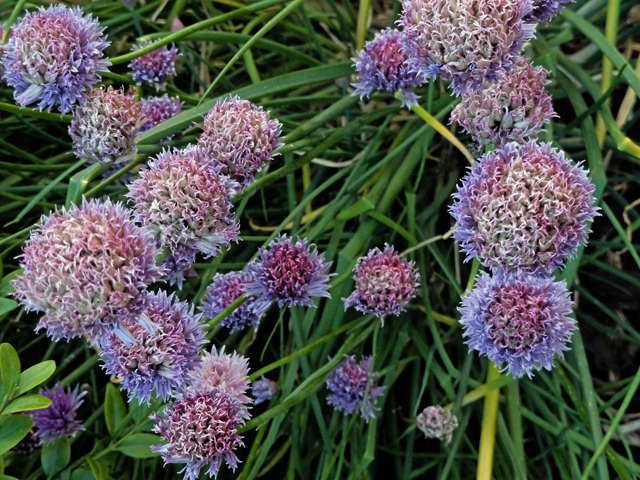
//> input picture Images/Flowers_target.jpg, 640 x 480 px
$ ./Main   (built with g++ and OpenCV 4)
//> lines starting //> are read from the running program, lines starting //| are printed output that depends on the picture; after the words box and inside, x2 and y2 are one past the last pixel; in counts of white or black regions, pixels touching at a corner belong together
//*** IMPLEMENTATION OF A FURTHER ENHANCED ADAPTATION
//*** OF THE REINHARD COLOUR TRANSFER METHOD.
//    See 'main' routine for further details.
//
// Copyright © Terry Johnson, January 2020
// Revised 27/05/2021 (Version 5)
// https://github.com/TJCoding

#include <opencv2/highgui/highgui.hpp>
#include <opencv2/photo/photo.hpp>

// Declare functions
cv::Mat CoreProcessing(cv::Mat targetf, cv::Mat sourcef,
                       float CrossCovarianceLimit,
                       int   ReshapingIterations,
                       float ShaderVal);
cv::Mat adjust_covariance(cv::Mat Lab[3], cv::Mat sLab[3],
                          float covLim);
cv::Mat ChannelCondition(cv::Mat tChan, cv::Mat sChan);
cv::Mat SaturationProcessing(cv::Mat targetf, cv::Mat savedtf,
                             float SatVal);
cv::Mat FullShading(cv::Mat targetf, cv::Mat savedtf, cv::Mat sourcef,
                    bool ExtraShading, float ShadeVal);
cv::Mat FinalAdjustment(cv::Mat targetf, cv::Mat savedtf,
                        float TintVal, float ModifiedVal);
cv::Mat convertTolab  (cv::Mat input);
cv::Mat convertFromlab(cv::Mat input);


int main(int argc, char *argv[])
{
//  Transfers the colour distribution from the source image to the
//  target image by matching the mean and standard deviation and
//  the colour cross correlation in the L-alpha-beta colour space.
//  Additional image refinement options are also provided.

//	The implementation is an enhancement of a method described in
//  "Color Transfer between Images" paper by Reinhard et al., 2001,
//  but with additional processing options as follows.

// PROCESSING OPTIONS

//  OPTION 1
//  There is an option to match the cross correlation between
//  the colour channels 'alpha' and 'beta'.  Full matching, no
//  matching or restricted matching may be specified.
//  (See the note at the end of the code).

//  OPTION 2
//  There is an option to further match the distribution of the
//  target 'alpha' and 'beta' colour channels to the corresponding
//  source channels by iteratively adjusting the higher order
//  characteristics of the channel data (skewness and kurtosis)
//  in addition to matching the mean and standard deviation values.
//  The number of iterative adjustments can be specified for this
//  'reshaping' option. A zero value specifies no reshaping processing
//  and a non-zero value specifies the total number of reshaping
//  iterations to be implemented.

//  OPTION 3
//  There is an option to pare back excess colour saturation
//  resulting from the colour transfer processing.

//  OPTION 4
//  There is an option to retain the shading of the target image
//  so that the processing is implemented as a pure colour transfer
//  or to adopt the shading of the source image or to select an
//  intermediate shading.

//  OPTION 5
//  There is an option to further adjust the shading of the output
//  image to match the target image, the source image or an
//  intermediate image (as selected under Option 4) by directly
//  matching distributions in the corresponding grey shade images.

//  OPTION 6
//  There is an option to modify the colour tint of the final image.

//  OPTION 7
//  There is an option to mix the final image with the initial image,
//  so that only part modification occurs.

// ##########################################################################
// #######################  PROCESSING SELECTIONS  ##########################
// ##########################################################################
    // Select the processing options in accordance with the
    // preceding descriptions.

    float CrossCovarianceLimit     = 0.5;    // Option 1 (Default is '0.5')
    int   ReshapingIterations      = 1;      // Option 2 (Default is '1')
    float PercentSaturationShift   = -1.0;   // Option 3 (Default is -1.0)
    float PercentShadingShift      = 50.0;   // Option 4 (Default is 50.0)
    bool  ExtraShading             = true;   // Option 5 (Default is 'true')
    float PercentTint              = 100.0;  // Option 6 (Default is 100.0)
    float PercentModified          = 100.0;  // Option 7 (Default is 100.0)

   //  Setting CrossCovarianceLimit to 0.0 inhibits cross covariance processing.
   //  Setting ReshapingIterations to 0, inhibits reshaping processing.
   //  Setting PercentShadingShift to 0, retains the target image saturation.
   //  Setting PercentShadingShift to 0, retains the target image shading.
   //  Setting ExtraShading to 'false' reverts to simple shading.
   //  Setting PercentTint to '0', gives a monochrome image.
   //  Setting PercentModified to '0', retains the target image in full.

   //  For each of the percentage parameters, defined above, a setting of '100'
   //  allows the full processing effect.  A setting of '0' suppresses the
   //  particular processing effect. Intermediate values give an intermediate outcome
   //  Percentages below '0' or above '100' are permitted although the outcome
   //  may not always be pleasing. (See note below for saturation shift.)
   //
   // Note:
   // If a negative percentage is set for saturation shift, then the actual
   // percentage is determined automatically from the image properties.


   // Specify the image files that are to be processed,
   // where 'source image' provides the colour scheme
   // that is to be applied to 'target image'.

    std::string targetname = "images/Flowers_target.jpg";
    std::string sourcename = "images/Flowers_source.jpg";

// ###########################################################################
// ###########################################################################
// ###########################################################################

    // Read in the images and convert to floating point,
    // saving a copy of the target image for later.
    cv::Mat target = cv::imread(targetname, 1);
//> target is the input picture: 480 rows x 640 cols, CV_8UC3; mean B, G, R 76.1, 84.1, 79.1
    cv::Mat source = cv::imread(sourcename, 1);
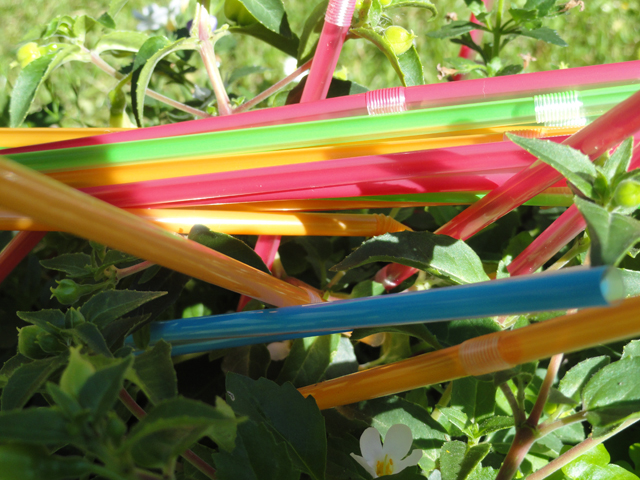
//> input picture Images/Flowers_source.jpg, 640 x 480 px
//> source is the input picture: 480 rows x 640 cols, CV_8UC3; mean B, G, R 69.1, 115.7, 121.8

    cv::Mat targetf(target.size(),CV_32FC3);
    cv::Mat sourcef(source.size(),CV_32FC3);
    target.convertTo(targetf, CV_32FC3, 1.0/255.f);
    source.convertTo(sourcef, CV_32FC3, 1.0/255.f);
    cv::Mat savedtf=targetf.clone();

    // Implement augmented "Reinhard Processing" in
    // L-alpha-beta colour space.
    targetf=CoreProcessing(targetf, sourcef, CrossCovarianceLimit,
                           ReshapingIterations,
                           PercentShadingShift/100.0);
//> in convertTolab, `cv::transform(img_RGBf, img_lms, RGB_to_LMS);`: RGB_to_LMS = [[0.381, 0.578, 0.0402], [0.197, 0.724, 0.0782], [0.0241, 0.129, 0.844]]
//> in convertTolab, `cv::transform(img_lms, img_lab, LMS_to_lab);`: LMS_to_lab = [[0.577, 0.577, 0.577], [0.408, 0.408, -0.816], [0.707, -0.707, 0]]
//> in convertTolab (call 2), `cv::transform(img_lms, img_lab, LMS_to_lab);`:
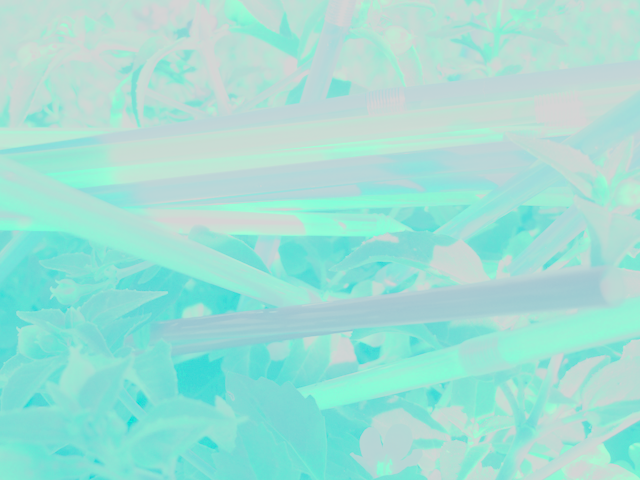
//> img_lab: 480 rows x 640 cols, CV_32FC3; mean R, G, B -0.891, 0.182, 0.00606; drawn with min black and max white
//> in CoreProcessing, `cv::meanStdDev(targetf, tmean, tdev);`: tmean = Scalar(-1.19, 0.0711, -0.00652); tdev = Scalar(0.87, 0.132, 0.0187)
//> in CoreProcessing, `cv::meanStdDev(sourcef, smean, sdev);`: smean = Scalar(-0.891, 0.182, 0.00606); sdev = Scalar(0.555, 0.151, 0.0302)
//> after the loop in CoreProcessing, `while (jcount>ceil((ReshapingIterations+1)/2))`: jcount = 1
//> in adjust_covariance, `temp2=cv::mean(temp1);`: temp2 = Scalar(-0.493)
//> in adjust_covariance, `tcrosscorr =temp2[0];`: tcrosscorr = -0.493
//> in adjust_covariance, `cv::multiply(sLab[1],sLab[2],temp1);`:
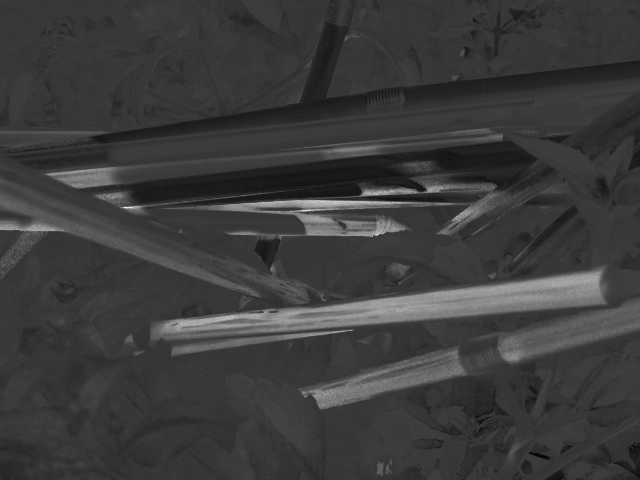
//> temp1: 480 rows x 640 cols, CV_32FC1; min -3.31, max 12.07, mean 0.338; drawn with min black and max white
//> in adjust_covariance, `temp2=cv::mean(temp1);`: temp2 = Scalar(0.338)
//> in adjust_covariance, `scrosscorr =temp2[0];`: scrosscorr = 0.338
//> in adjust_covariance, `W1= 0.5*sqrt((1+scrosscorr)/(1+tcrosscorr)) +0.5*sqrt((1-scrosscorr)/(..`: W1 = 1.15
//> in adjust_covariance, `W2= 0.5*sqrt((1+scrosscorr)/(1+tcrosscorr)) -0.5*sqrt((1-scrosscorr)/(..`: W2 = 0.479
//> the loop in CoreProcessing, `while (jcount>0)` made 1 pass
//> pass 1, in ChannelCondition, `cv::threshold(sChan,mask,0,1,CV_THRESH_BINARY);`:
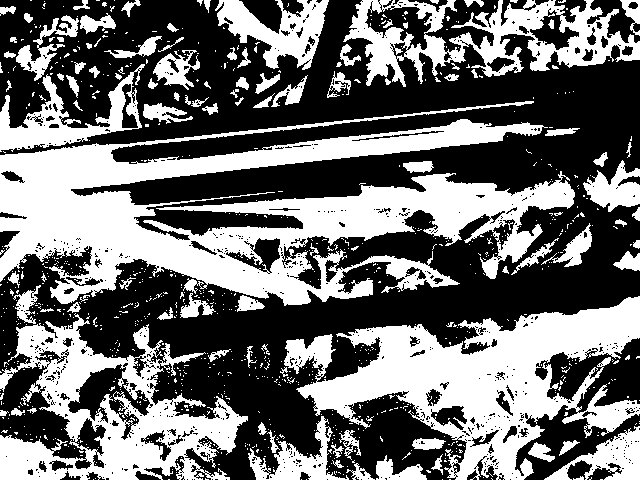
//> mask: 480 rows x 640 cols, CV_32FC1; values 0 (black) and 1 (white), 43.2% white; 888 white regions (787 under 20 px), largest, box (x1, y1, x2, y2) and area: (0, 101, 575, 306) 48484, (284, 296, 640, 480) 27529, (0, 313, 248, 480) 17482
//> pass 1, in ChannelCondition, `smeanU=mean(WU.mul(ChanU),mask)/wmean[0];`:
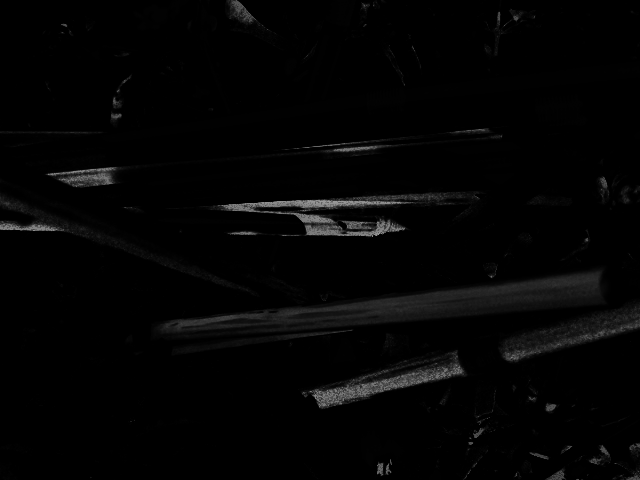
//> ChanU: 480 rows x 640 cols, CV_32FC1; min 1.85e-21, max 157, mean 4.4
//> pass 1, in ChannelCondition, `cv::threshold(Chan,mask,0,1,CV_THRESH_BINARY);`:
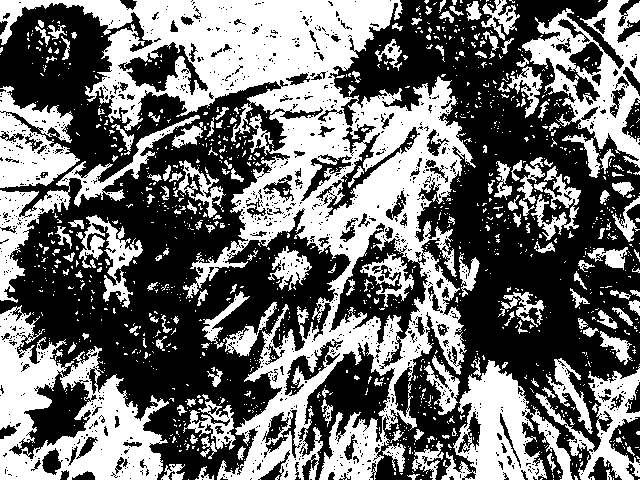
//> mask: 480 rows x 640 cols, CV_32FC1; values 0 (black) and 1 (white), 43.6% white; 1292 white regions (1115 under 20 px), largest, box (x1, y1, x2, y2) and area: (0, 0, 476, 480) 64554, (0, 305, 169, 480) 13640, (522, 0, 640, 168) 7719
//> after the loop in CoreProcessing, `while (jcount>0)`: jcount = 0
//> in CoreProcessing, `Lab[1]=Lab[1]*sdev[1]+smean[1];`:
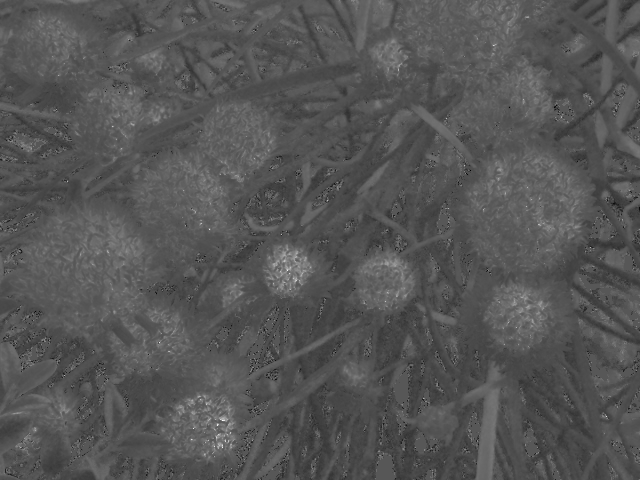
//> Lab[2]: 480 rows x 640 cols, CV_32FC1; min -6.39, max 12.63, mean -8.74e-09; drawn with min black and max white
//> (the rest of the program and of its run is left out)
